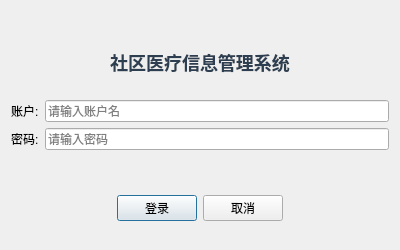
<?xml version="1.0" encoding="UTF-8"?>
<ui version="4.0">
 <class>LoginDialog</class>
 <widget class="QDialog" name="LoginDialog">
  <property name="geometry">
   <rect>
    <x>0</x>
    <y>0</y>
    <width>400</width>
    <height>250</height>
   </rect>
  </property>
  <property name="windowTitle">
   <string>登录 - 社区医疗信息管理系统</string>
  </property>
  <property name="windowModality">
   <enum>Qt::ApplicationModal</enum>
  </property>
  <layout class="QVBoxLayout" name="verticalLayout">
   <item>
    <spacer name="verticalSpacer">
     <property name="orientation">
      <enum>Qt::Vertical</enum>
     </property>
     <property name="sizeHint" stdset="0">
      <size>
       <width>20</width>
       <height>40</height>
      </size>
     </property>
    </spacer>
   </item>
   <item>
    <widget class="QLabel" name="titleLabel">
     <property name="text">
      <string>社区医疗信息管理系统</string>
     </property>
     <property name="alignment">
      <set>Qt::AlignCenter</set>
     </property>
     <property name="styleSheet">
      <string notr="true">font-size: 18px; font-weight: bold; color: #2c3e50;</string>
     </property>
    </widget>
   </item>
   <item>
    <spacer name="verticalSpacer_2">
     <property name="orientation">
      <enum>Qt::Vertical</enum>
     </property>
     <property name="sizeHint" stdset="0">
      <size>
       <width>20</width>
       <height>20</height>
      </size>
     </property>
    </spacer>
   </item>
   <item>
    <layout class="QFormLayout" name="formLayout">
     <property name="labelAlignment">
      <set>Qt::AlignRight|Qt::AlignTrailing|Qt::AlignVCenter</set>
     </property>
     <item row="0" column="0">
      <widget class="QLabel" name="usernameLabel">
       <property name="text">
        <string>账户:</string>
       </property>
      </widget>
     </item>
     <item row="0" column="1">
      <widget class="QLineEdit" name="usernameEdit">
       <property name="placeholderText">
        <string>请输入账户名</string>
       </property>
      </widget>
     </item>
     <item row="1" column="0">
      <widget class="QLabel" name="passwordLabel">
       <property name="text">
        <string>密码:</string>
       </property>
      </widget>
     </item>
     <item row="1" column="1">
      <widget class="QLineEdit" name="passwordEdit">
       <property name="echoMode">
        <enum>QLineEdit::Password</enum>
       </property>
       <property name="placeholderText">
        <string>请输入密码</string>
       </property>
      </widget>
     </item>
    </layout>
   </item>
   <item>
    <spacer name="verticalSpacer_3">
     <property name="orientation">
      <enum>Qt::Vertical</enum>
     </property>
     <property name="sizeHint" stdset="0">
      <size>
       <width>20</width>
       <height>20</height>
      </size>
     </property>
    </spacer>
   </item>
   <item>
    <widget class="QLabel" name="errorLabel">
     <property name="text">
      <string/>
     </property>
     <property name="styleSheet">
      <string notr="true">color: red;</string>
     </property>
     <property name="alignment">
      <set>Qt::AlignCenter</set>
     </property>
    </widget>
   </item>
   <item>
    <layout class="QHBoxLayout" name="buttonLayout">
     <item>
      <spacer name="horizontalSpacer">
       <property name="orientation">
        <enum>Qt::Horizontal</enum>
       </property>
       <property name="sizeHint" stdset="0">
        <size>
         <width>40</width>
         <height>20</height>
        </size>
       </property>
      </spacer>
     </item>
     <item>
      <widget class="QPushButton" name="loginButton">
       <property name="text">
        <string>登录</string>
       </property>
       <property name="default">
        <bool>true</bool>
       </property>
      </widget>
     </item>
     <item>
      <widget class="QPushButton" name="cancelButton">
       <property name="text">
        <string>取消</string>
       </property>
      </widget>
     </item>
     <item>
      <spacer name="horizontalSpacer_2">
       <property name="orientation">
        <enum>Qt::Horizontal</enum>
       </property>
       <property name="sizeHint" stdset="0">
        <size>
         <width>40</width>
         <height>20</height>
        </size>
       </property>
      </spacer>
     </item>
    </layout>
   </item>
   <item>
    <spacer name="verticalSpacer_4">
     <property name="orientation">
      <enum>Qt::Vertical</enum>
     </property>
     <property name="sizeHint" stdset="0">
      <size>
       <width>20</width>
       <height>20</height>
      </size>
     </property>
    </spacer>
   </item>
  </layout>
 </widget>
 <resources/>
 <connections>
  <connection>
   <sender>loginButton</sender>
   <signal>clicked()</signal>
   <receiver>LoginDialog</receiver>
   <slot>accept()</slot>
  </connection>
  <connection>
   <sender>cancelButton</sender>
   <signal>clicked()</signal>
   <receiver>LoginDialog</receiver>
   <slot>reject()</slot>
  </connection>
 </connections>
</ui>
